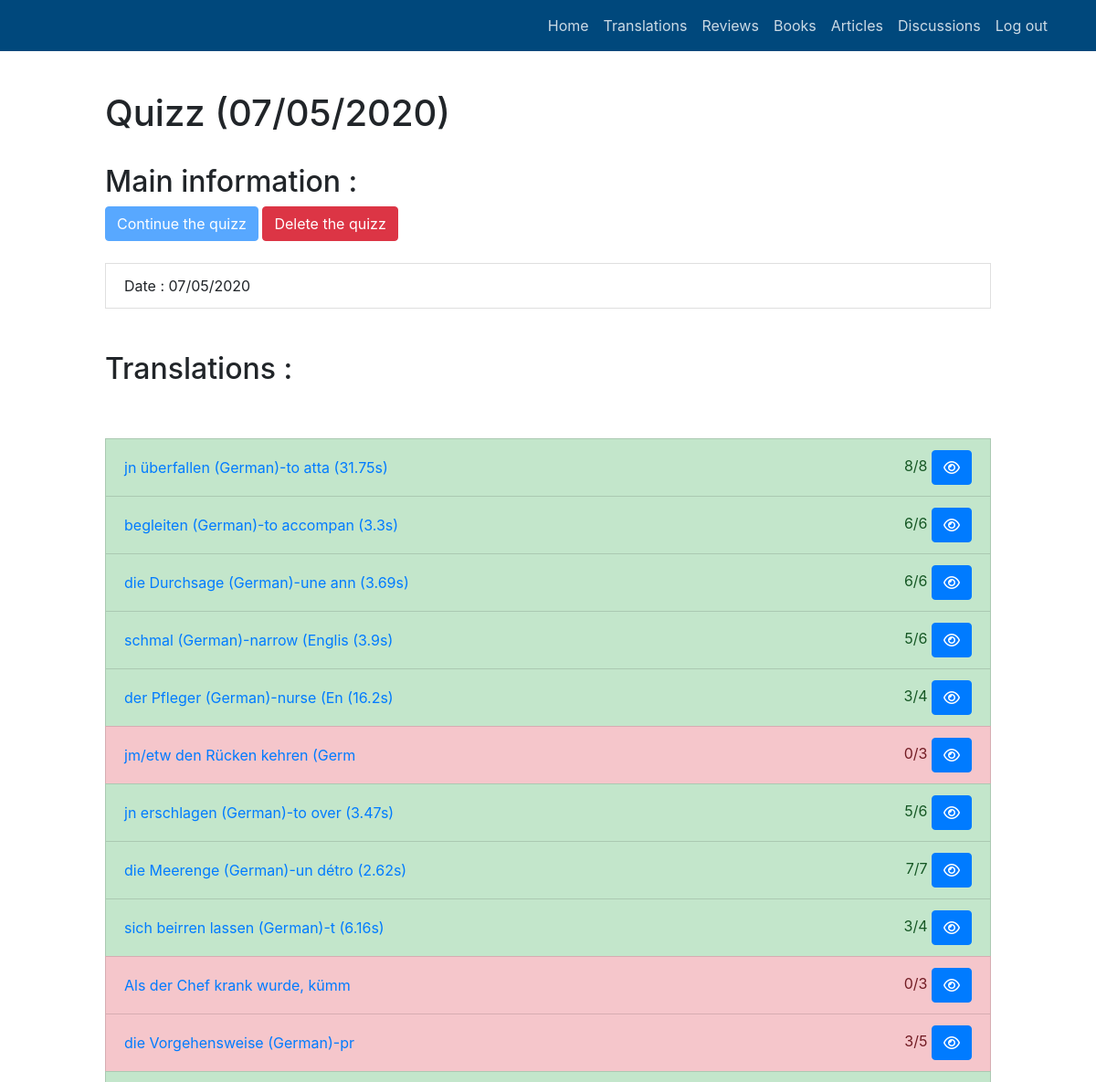
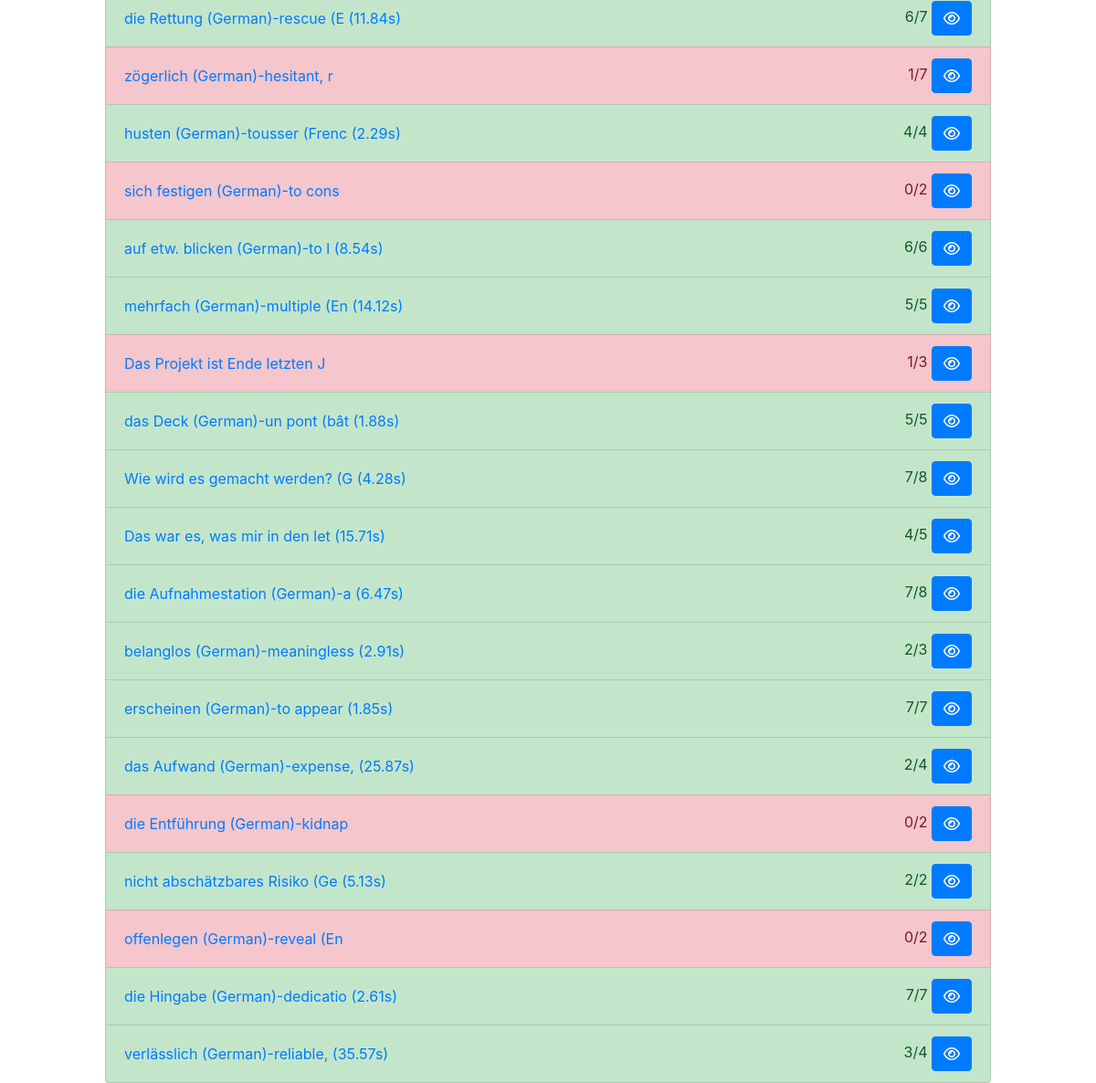
Page /public/member/review/details/quizz-07052020-eaovvyansczumru (signed in) on the committed database (2 pictures, top to bottom).
### dictionary/models.py (models this page shows, shortened)
class Quizz(models.Model):
    user = models.ForeignKey(User,on_delete=models.CASCADE,null=True,blank=True)
    items = models.ManyToManyField('QuizzItem', through='QuizzLinkItem')
    date_quizz = models.DateField("Date of the quizz",default=datetime.date.today)
    slug = models.SlugField("Slug",max_length=100,default='')
    def __str__(self):
        return "Quizz ("+self.date_quizz.strftime("%d/%m/%Y")+")"
    @property
    def get_date(self):
        return self.date_quizz.strftime("%d/%m/%Y")
    @property
    def disabled_resume(self):
        count = self.items.all().filter(success=None).count()
        if count > 0:
            return ""
        else:
            return "disabled"
    class Meta:
        verbose_name = "Quizz"
        verbose_name_plural = "Quizz"

class QuizzItem(models.Model):
    translation = models.ForeignKey('Translation',on_delete=models.CASCADE,default='')
    original_to_translate = models.BooleanField(default=False)
    delivered_on = models.DateTimeField("Date of delivery",default=datetime.datetime.now(),null=True,blank=True)
    delta_reply = models.FloatField("Duration reply (s)",default=-1,null=True,blank=True)
    slug = models.SlugField("Slug",max_length=100,default='')
    success = models.BooleanField(default=False,null=True,blank=True)
    @property
    def get_duration_s(self):
        if self.success:
            return "("+str(round(self.delta_reply,2))+"s)"
        else:
            return ""
    @property
    def get_class_itemlist(self):
        if self.success is None:
            return ""
        elif self.success:
            return "list-group-item-success"
        else:
            return "list-group-item-danger"
    class Meta:
        verbose_name = "Quizz item"
        verbose_name_plural = "Quizz items"

class Translation(models.Model):
    original_word = models.ForeignKey('Word',on_delete=models.CASCADE,default='',verbose_name="Original name",related_name="original_word",null=True,blank=True)
    translated_word = models.ForeignKey('Word',on_delete=models.CASCADE,default='',verbose_name="Translated name",related_name="translated_word",null=True,blank=True)
    original_adj = models.ForeignKey('Adjective',on_delete=models.CASCADE,default='',verbose_name="Original adjective",related_name="original_adj",null=True,blank=True)
    translated_adj = models.ForeignKey('Adjective',on_delete=models.CASCADE,default='',verbose_name="Translated adjective",related_name="translated_adj",null=True,blank=True)
    original_verb = models.ForeignKey('Verb',on_delete=models.CASCADE,default='',verbose_name="Original verb",related_name="original_verb",null=True,blank=True)
    translated_verb = models.ForeignKey('Verb',on_delete=models.CASCADE,default='',verbose_name="Translated verb",related_name="translated_verb",null=True,blank=True)
    original_exp = models.ForeignKey('Expression',on_delete=models.CASCADE,default='',verbose_name="Original expression",related_name="original_exp",null=True,blank=True)
    translated_exp = models.ForeignKey('Expression',on_delete=models.CASCADE,default='',verbose_name="Translated expression",related_name="translated_exp",null=True,blank=True)
    date_added = models.DateField("Date of edition",default=datetime.date.today)
    context_sentence = models.TextField("Context original sentence",default='',null=True,blank=True)
    translation_context_sentence = models.TextField("Translation of the context sentence",default='',null=True,blank=True)
    slug = models.SlugField("Slug",max_length=400,default='',null=True,blank=True)
    user = models.ForeignKey(User,on_delete=models.CASCADE,null=True,blank=True)
    @property
    def original_str(self):
        if self.original_word:
            return self.original_word
        elif self.original_adj:
            return self.original_adj
        elif self.original_verb:
            return self.original_verb
        elif self.original_exp:
            return self.original_exp
    @property
    def translated_str(self):
        if self.translated_word:
            return self.translated_word
        elif self.translated_adj:
            return self.translated_adj
        elif self.translated_verb:
            return self.translated_verb
        elif self.translated_exp:
            return self.translated_exp
    def __str__(self):
        return self.original_str.__str__() + "-" + self.translated_str.__str__()
    @property
    def short_str(self):
        return self.__str__()[:30]
    @property
    def count_questions_quizz(self):
        count = QuizzItem.objects.all().filter(translation=self).exclude(success=None).count()
        return count
    @property
    def count_success_questions_quizz(self):
        count = QuizzItem.objects.all().filter(translation=self,success=True).count()
        return count
    @property
    def get_ratio_success(self):
        return str(self.count_success_questions_quizz)+"/"+str(self.count_questions_quizz)
    class Meta:
        verbose_name = "Translation"
        verbose_name_plural = "Translations"

class Word(models.Model):
    word = models.CharField("Word",max_length=100,default='',blank=False)
    plural = models.CharField("Plural",max_length=100,default='',blank=True)
    gender = models.ForeignKey('Gender',on_delete=models.CASCADE,default='')
    language = models.ForeignKey('Language',on_delete=models.CASCADE,default='')
    def __str__(self):
        return self.gender.get_article(self.language.name) + self.word + " ("+self.language.name+")"
    class Meta:
        verbose_name = "Word"
        verbose_name_plural = "Words"

class Language(models.Model):
    name = models.CharField("Name",max_length=100,default='',null=True,blank=True)
    class Meta:
        verbose_name = "Language"
        verbose_name_plural = "Languages"

class Gender(models.Model):
    short = models.CharField("Short Gender",max_length=1,default='',null=True,blank=True)
    gender = models.CharField("Gender",max_length=20,default='',null=True,blank=True)
    def get_article(self, language):
        if language=="German":
            if self.gender=="Masculine":
                return "der "
            elif self.gender=="Feminine":
                return "die "
            elif self.gender=="Neutral":
                return "das "
        elif language=="French":
            if self.gender=="Masculine":
                return "un "
            elif self.gender=="Feminine":
                return "une "
        return ""
    class Meta:
        verbose_name = "Gender"
        verbose_name_plural = "Genders"

class Verb(models.Model):
    word = models.CharField("Word",max_length=100,default='',blank=False)
    language = models.ForeignKey('Language',on_delete=models.CASCADE,default='')
    def __str__(self):
        return self.word + " ("+self.language.name+")"
    class Meta:
        verbose_name = "Verb"
        verbose_name_plural = "Verbs"

class Expression(models.Model):
    expression = models.TextField("Expression",default='',blank=False)
    language = models.ForeignKey('Language',on_delete=models.CASCADE,default='')
    def __str__(self):
        return self.expression + " ("+self.language.name+")"
    class Meta:
        verbose_name = "Expression"
        verbose_name_plural = "Expressions"

class Adjective(models.Model):
    word = models.CharField("Word",max_length=100,default='',blank=False)
    plural = models.CharField("Plural",max_length=100,default='',blank=True)
    language = models.ForeignKey('Language',on_delete=models.CASCADE,default='')
    def __str__(self):
        return self.word + " ("+self.language.name+")"
    class Meta:
        verbose_name = "Adjective"
        verbose_name_plural = "Adjectives"

### dictionary/views.py (the view)
# urls.py: path('member/review/details/<str:slug_review>', views.ReviewView.as_view(), name='details_review'),
class ReviewView(LoginRequiredMixin,AuthorizeAccessDetailView,DetailView):
    model = models.Quizz
    template_name = 'dictionary/review_detail.html'
    slug_url_kwarg = 'slug_review'

### dictionary/views_common.py (called while the page is built)
    def get_object(self):
        object = get_object_or_404(self.model,slug=self.kwargs[self.slug_url_kwarg])
        if not AutoCompletionView.security_login_check(object,self.request.user):
            raise PermissionDenied()
        else:
            return object

    @staticmethod
    def security_login_check(pre_instance,user):
        if pre_instance is None or not hasattr(pre_instance, 'user'):
            return True
        if pre_instance.user != user:
            return False
        else:
            return True

### dictionary/templates/dictionary/review_detail.html (shortened to what this page needs)
{% extends 'dictionary/base_global.html' %}
{% block libraries %}
{% load crispy_forms_tags %}
{% endblock %}
{% block body %}
	<h1>{{ object }}</h1>
	<br>
	<h2>Main information :</h2>
	<a href="{% url 'resume_review' slug_review=object.slug %}">
		<button class="btn btn-primary" {{ object.disabled_resume }}>
			Continue the quizz
		</button>
	</a>
	<a href="{% url 'delete_review' slug_review=object.slug %}">
		<button class="btn btn-danger">
			Delete the quizz
		</button>
	</a>
	<br><br>
	<li class="list-group-item d-flex justify-content-between align-items-center">
		Date : {{ object.get_date }}
	</li>
	<br><br>
	<h2>Translations :</h2>
	<br><br>
	{% include "dictionary/list_quizz_items_abstract.html" with items=object.items %}
{% endblock %}

### dictionary/templates/dictionary/list_quizz_items_abstract.html
	{% for questions in items.all %}
		<li class="list-group-item {{ questions.get_class_itemlist }} d-flex justify-content-between align-items-center">
			<a href="{% url 'details_translation' slug=questions.translation.slug %}">
			{{ questions.translation.short_str }} {{ questions.get_duration_s }}
			</a>
			<div class="pull-right">
				{{ questions.translation.get_ratio_success }}
				<a href="{% url 'details_translation' slug=questions.translation.slug %}">
					<button class="btn btn-primary">
						<i class="fa fa-eye" aria-hidden="true"></i>
					</button>
				</a>
			</div>
		</li>
	{% empty %}
		<div class="alert alert-info" role="alert">
		No quizz item.
		</div>
	{% endfor %}

### rows in the picture
Quizz: date_quizz "Quizz (07/05/2020)", get_date "07/05/2020"
QuizzItem: translation.short_str "jn überfallen (German)-to atta", get_duration_s "(31.75s)", translation.get_ratio_success "8/8"
QuizzItem: translation.short_str "begleiten (German)-to accompan", get_duration_s "(3.3s)", translation.get_ratio_success "6/6"
QuizzItem: translation.short_str "die Durchsage (German)-une ann", get_duration_s "(3.69s)", translation.get_ratio_success "6/6"
QuizzItem: translation.short_str "schmal (German)-narrow (Englis", get_duration_s "(3.9s)", translation.get_ratio_success "5/6"
QuizzItem: translation.short_str "der Pfleger (German)-nurse (En", get_duration_s "(16.2s)", translation.get_ratio_success "3/4"
QuizzItem: translation.short_str "jm/etw den Rücken kehren (Germ", translation.get_ratio_success "0/3"
QuizzItem: translation.short_str "jn erschlagen (German)-to over", get_duration_s "(3.47s)", translation.get_ratio_success "5/6"
QuizzItem: translation.short_str "die Meerenge (German)-un détro", get_duration_s "(2.62s)", translation.get_ratio_success "7/7"
QuizzItem: translation.short_str "sich beirren lassen (German)-t", get_duration_s "(6.16s)", translation.get_ratio_success "3/4"
QuizzItem: translation.short_str "Als der Chef krank wurde, kümm", translation.get_ratio_success "0/3"
QuizzItem: translation.short_str "die Vorgehensweise (German)-pr", translation.get_ratio_success "3/5"
QuizzItem: translation.short_str "die Rettung (German)-rescue (E", get_duration_s "(11.84s)", translation.get_ratio_success "6/7"
QuizzItem: translation.short_str "zögerlich (German)-hesitant, r", translation.get_ratio_success "1/7"
QuizzItem: translation.short_str "husten (German)-tousser (Frenc", get_duration_s "(2.29s)", translation.get_ratio_success "4/4"
QuizzItem: translation.short_str "sich festigen (German)-to cons", translation.get_ratio_success "0/2"
QuizzItem: translation.short_str "auf etw. blicken (German)-to l", get_duration_s "(8.54s)", translation.get_ratio_success "6/6"
QuizzItem: translation.short_str "mehrfach (German)-multiple (En", get_duration_s "(14.12s)", translation.get_ratio_success "5/5"
QuizzItem: translation.short_str "Das Projekt ist Ende letzten J", translation.get_ratio_success "1/3"
QuizzItem: translation.short_str "das Deck (German)-un pont (bât", get_duration_s "(1.88s)", translation.get_ratio_success "5/5"
QuizzItem: translation.short_str "Wie wird es gemacht werden? (G", get_duration_s "(4.28s)", translation.get_ratio_success "7/8"
QuizzItem: translation.short_str "Das war es, was mir in den let", get_duration_s "(15.71s)", translation.get_ratio_success "4/5"
QuizzItem: translation.short_str "die Aufnahmestation (German)-a", get_duration_s "(6.47s)", translation.get_ratio_success "7/8"
QuizzItem: translation.short_str "belanglos (German)-meaningless", get_duration_s "(2.91s)", translation.get_ratio_success "2/3"
QuizzItem: translation.short_str "erscheinen (German)-to appear", get_duration_s "(1.85s)", translation.get_ratio_success "7/7"
QuizzItem: translation.short_str "das Aufwand (German)-expense,", get_duration_s "(25.87s)", translation.get_ratio_success "2/4"
QuizzItem: translation.short_str "die Entführung (German)-kidnap", translation.get_ratio_success "0/2"
QuizzItem: translation.short_str "nicht abschätzbares Risiko (Ge", get_duration_s "(5.13s)", translation.get_ratio_success "2/2"
QuizzItem: translation.short_str "offenlegen (German)-reveal (En", translation.get_ratio_success "0/2"
QuizzItem: translation.short_str "die Hingabe (German)-dedicatio", get_duration_s "(2.61s)", translation.get_ratio_success "7/7"
QuizzItem: translation.short_str "verlässlich (German)-reliable,", get_duration_s "(35.57s)", translation.get_ratio_success "3/4"
